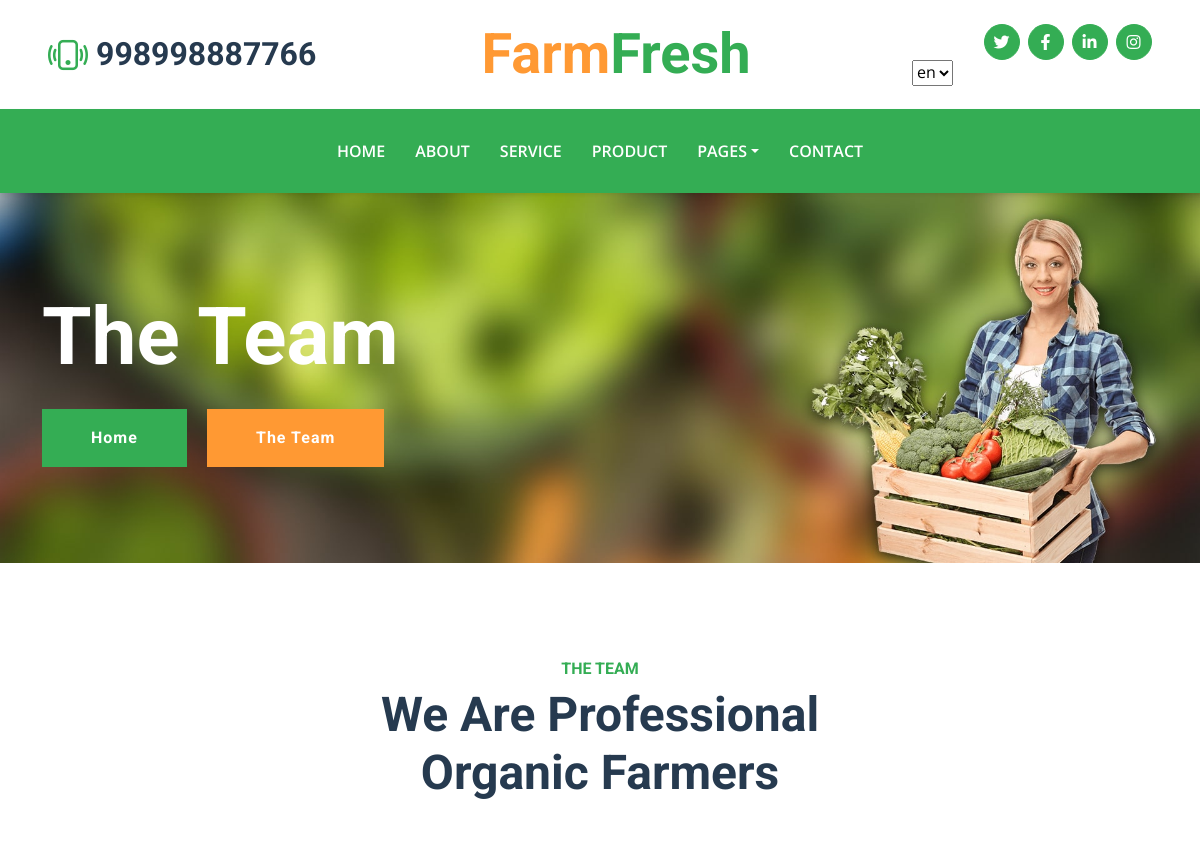
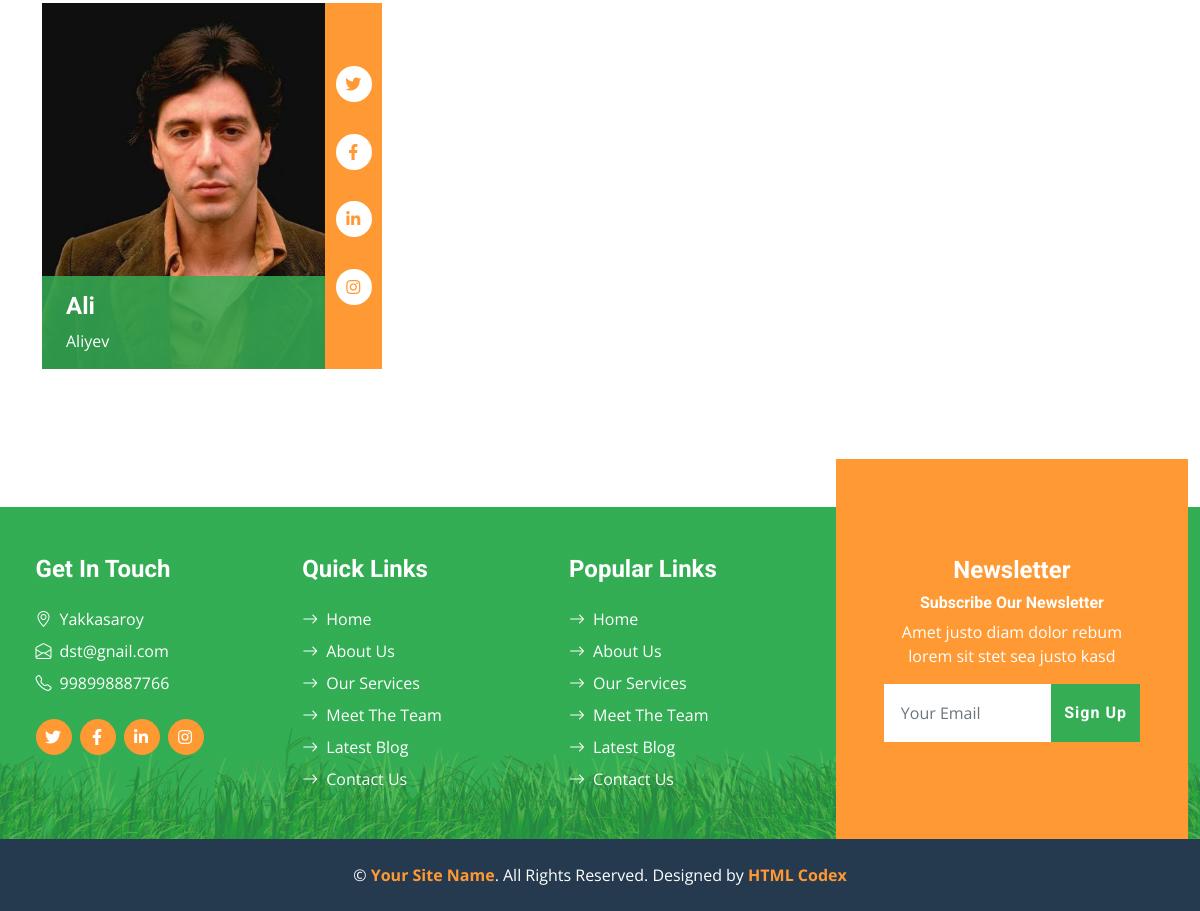
Before: /team/ with the older database file (2 pictures, top to bottom).
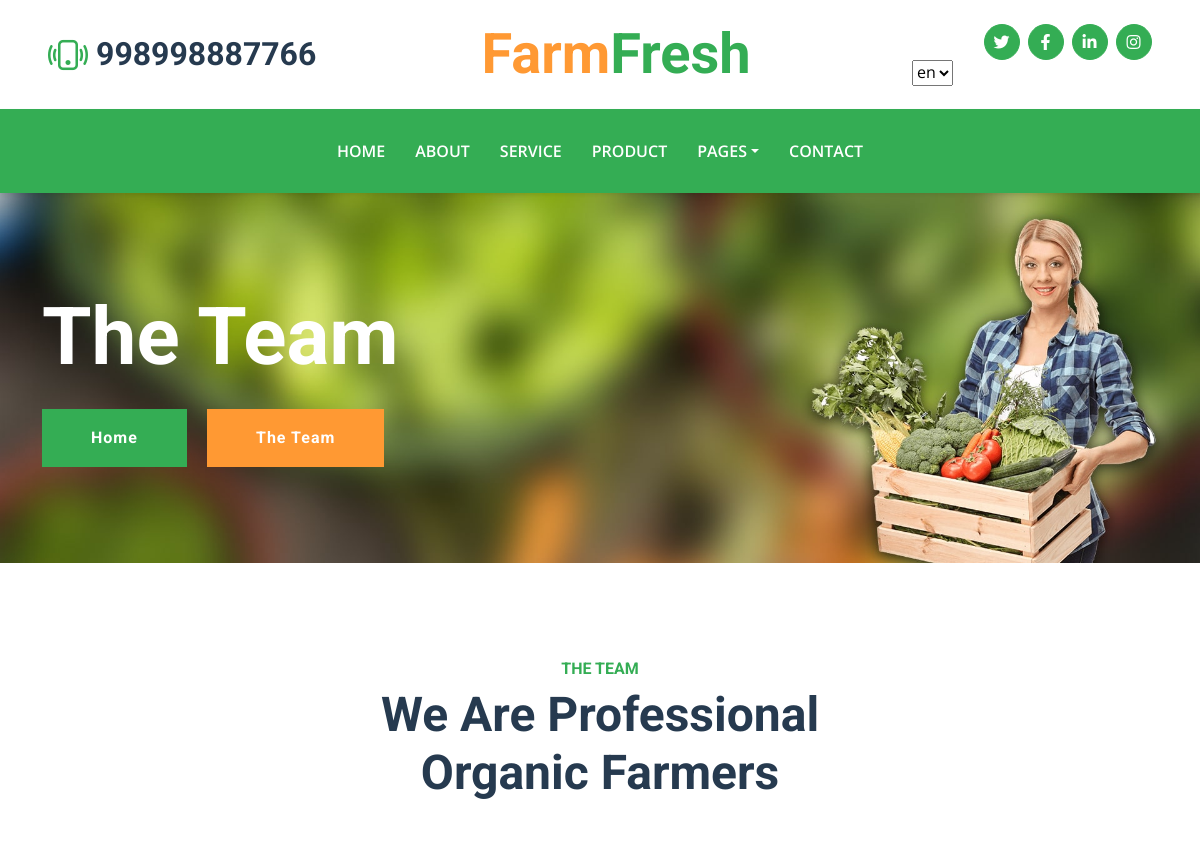
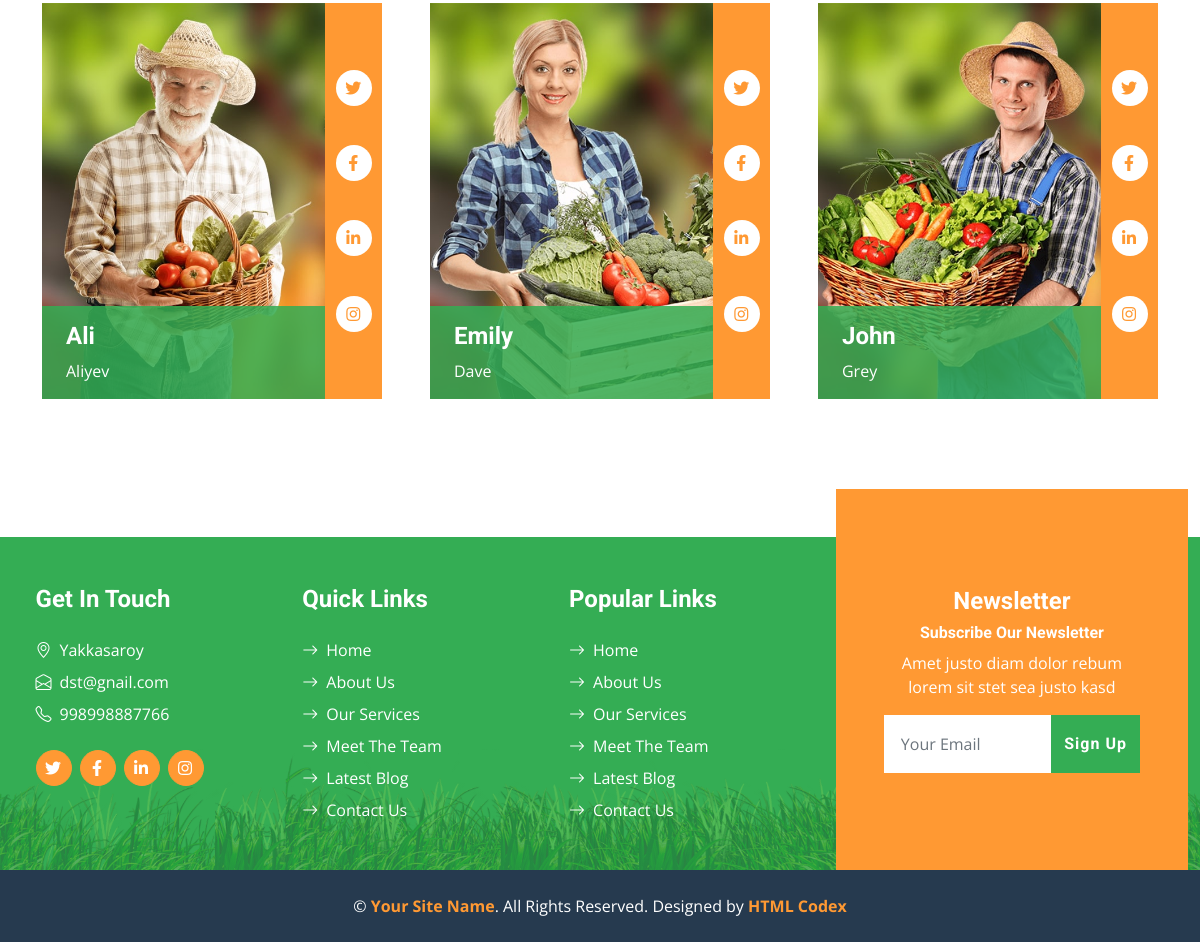
After: the same page with the newer database file (2 pictures, top to bottom).
### farmfresh/models.py (models this page shows, shortened)
class AboutUs(models.Model):
    adress = models.CharField(max_length=255)
    email = models.EmailField()
    phone_number = models.CharField(max_length=255)
    city = models.ForeignKey(City, on_delete=models.CASCADE)
    twitter_url = models.CharField(max_length=200, null=True, blank=True)
    facebook_url = models.CharField(max_length=200, null=True, blank=True)
    linkedin_url = models.CharField(max_length=200, null=True, blank=True)
    instagram_url = models.CharField(max_length=200, null=True, blank=True)

class Farmer(models.Model):
    first_name = models.CharField(max_length=50)
    last_name = models.CharField(max_length=50)
    designation = models.CharField(max_length=50)
    email = models.CharField(max_length=50)
    contact_number = models.CharField(max_length=50)
    city = models.ForeignKey(City, on_delete=models.CASCADE)
    adress = models.CharField(max_length=100)
    image = models.ImageField(upload_to = 'mobile_images', null=None)
    twitter_url = models.CharField(max_length=200, null=True, blank=True)
    facebook_url = models.CharField(max_length=200, null=True, blank=True)
    linkedin_url = models.CharField(max_length=200, null=True, blank=True)
    instagram_url = models.CharField(max_length=200, null=True, blank=True)

### farmfresh/views.py (the view, shortened to what this page needs)
# urls.py: path('team/', team, name = 'team'),
def team(request):
    farmersdisplay = Farmer.objects.all()
    aboutdisplay = AboutUs.objects.all()
    context = {"Farmer":farmersdisplay, 'AboutUs': aboutdisplay}
    return render(request, 'all/team.html', context)

### templates/all/team.html
{% extends 'base.html' %}
{% load static %}
{% block content %}
{% load i18n %}
    <div class="container-fluid bg-primary py-5 bg-hero mb-5">
        <div class="container py-5">
            <div class="row justify-content-start">
                <div class="col-lg-8 text-center text-lg-start">
                    <h1 class="display-1 text-white mb-md-4">{% trans "The Team" %}</h1>
                    <a href="" class="btn btn-primary py-md-3 px-md-5 me-3">{% trans "Home" %}</a>
                    <a href="" class="btn btn-secondary py-md-3 px-md-5">{% trans "The Team" %}</a>
                </div>
            </div>
        </div>
    </div>
    <div class="container-fluid py-5">
        <div class="container">
            <div class="mx-auto text-center mb-5" style="max-width: 500px;">
                <h6 class="text-primary text-uppercase">{% trans "The Team" %}</h6>
                <h1 class="display-5">{% trans "We Are Professional Organic Farmers" %}</h1>
            </div>
            <div class="row g-5">
                {% for farmer in Farmer%}
                <div class="col-lg-4 col-md-6">
                    <div class="row g-0">
                        <div class="col-10">
                            <div class="position-relative">
                                <img class="img-fluid w-100" src="{{farmer.image.url}}" alt="">
                                <div class="position-absolute start-0 bottom-0 w-100 py-3 px-4"
                                    style="background: rgba(52, 173, 84, .85);">
                                    <h4 class="text-white">{{farmer.first_name}}</h4>
                                    <span class="text-white">{{farmer.last_name}}</span>
                                </div>
                            </div>
                        </div>
                        <div class="col-2">
                            <div class="h-100 d-flex flex-column align-items-center justify-content-around bg-secondary py-5">
                                <a class="btn btn-square rounded-circle bg-white" href="{{farmer.twitter_url}}"><i class="fab fa-twitter text-secondary"></i></a>
                                <a class="btn btn-square rounded-circle bg-white" href="{{farmer.facebook_url}}"><i class="fab fa-facebook-f text-secondary"></i></a>
                                <a class="btn btn-square rounded-circle bg-white" href="{{farmer.linkedin_url}}"><i class="fab fa-linkedin-in text-secondary"></i></a>
                                <a class="btn btn-square rounded-circle bg-white" href="{{farmer.instagram_url}}"><i class="fab fa-instagram text-secondary"></i></a>
                            </div>
                        </div>
                    </div>
                </div>
                {%endfor%}
            </div>
        </div>
    </div>
    {% endblock content %}

### templates/base.html (shortened to what the changed rows need)
{% load static %}
{% load i18n %}
<!DOCTYPE html>
<html lang="en">
<head>
    <link href="https://cdnjs.cloudflare.com/ajax/libs/font-awesome/5.15.0/css/all.min.css" rel="stylesheet">
    <link href="https://cdn.jsdelivr.net/npm/bootstrap-icons@1.4.1/font/bootstrap-icons.css" rel="stylesheet">
    <link href="{% static 'css/assets/owl.carousel.min.css' %}" rel="stylesheet">
    <link href="{% static 'css/bootstrap.min.css' %}" rel="stylesheet">
    <link href="{% static 'css/style.css' %}" rel="stylesheet">
</head>
<body>
    <div class="container-fluid px-5 d-none d-lg-block">
        <div class="row gx-5 py-3 align-items-center">
            <div class="col-lg-3">
                <div class="d-flex align-items-center justify-content-start">
                    <i class="bi bi-phone-vibrate fs-1 text-primary me-2"></i>
                    {% for item in AboutUs %}
                    {% if item.id == 1%}
                    <h2 class="mb-0">{{item.phone_number}}</h2>
                    {%endif%}
                    {%endfor%}
                </div>
            </div>
            <div class="col-lg-6">
                <div class="d-flex align-items-center justify-content-center">
                    <a href="{% url 'index' %}" class="navbar-brand ms-lg-5">
                        <h1 class="m-0 display-4 text-primary"><span class="text-secondary">{% trans "Farm" %}</span>{% trans "Fresh"%}</h1>
                    </a>
                </div>
            </div>
            <div class="col-lg-3">
                {% for item in AboutUs %}
                {% if item.id == 1 %}
                <div class="d-flex align-items-center justify-content-end">
                    <a class="btn btn-primary btn-square rounded-circle me-2" href="{{item.twitter_url}}"><i class="fab fa-twitter"></i></a>
                    <a class="btn btn-primary btn-square rounded-circle me-2" href="{{item.facebook_url}}"><i class="fab fa-facebook-f"></i></a>
                    <a class="btn btn-primary btn-square rounded-circle me-2" href="{{item.linkedin_url}}"><i class="fab fa-linkedin-in"></i></a>
                    <a class="btn btn-primary btn-square rounded-circle" href="{{item.instagram_url}}"><i class="fab fa-instagram"></i></a>
                </div>
                {%endif%}
                {%endfor%}
                            {% get_current_language as LANGUAGE_CODE %}
                            {% get_available_languages as LANGUAGES %}
                            {% get_language_info_list for LANGUAGES as languages %}
            </div>
        </div>
    </div>
    {% block content %}{% endblock content %}
    <div class="container-fluid bg-footer bg-primary text-white mt-5">
        <div class="footer">
            <div class="row gx-5">
                <div class="col-lg-8 col-md-6">
                    <div class="row gx-5">
                        <div class="col-lg-4 col-md-12 pt-5 mb-5">
                            {% for item in AboutUs %}
                            {% if item.id == 1 %}
                            <h4 class="text-white mb-4">{% trans "Get In Touch" %}</h4>
                            <div class="d-flex mb-2">
                                <i class="bi bi-geo-alt text-white me-2"></i>
                                <p class="text-white mb-0">{{item.adress}}</p>
                            </div>
                            <div class="d-flex mb-2">
                                <i class="bi bi-envelope-open text-white me-2"></i>
                                <p class="text-white mb-0">{{item.email}}</p>
                            </div>
                            <div class="d-flex mb-2">
                                <i class="bi bi-telephone text-white me-2"></i>
                                <p class="text-white mb-0">{{item.phone_number}}</p>
                            </div>
                            <div class="d-flex mt-4">
                                <a class="btn btn-secondary btn-square rounded-circle me-2"
                                    href="{{item.twitter_url}}"><i class="fab fa-twitter"></i></a>
                                <a class="btn btn-secondary btn-square rounded-circle me-2"
                                    href="{{item.facebook_url}}"><i class="fab fa-facebook-f"></i></a>
                                <a class="btn btn-secondary btn-square rounded-circle me-2"
                                    href="{{item.linkedin_url}}"><i class="fab fa-linkedin-in"></i></a>
                                <a class="btn btn-secondary btn-square rounded-circle" href="{{item.instagram_url}}"><i
                                    class="fab fa-instagram"></i></a>
                            </div>
                            {%endif%}
                            {%endfor%}
                        </div>
                    </div>
                </div>
            </div>
        </div>
    </div>
</body>
</html>

Changed rows visible on the page:
changed Farmer "Ali": image: a different picture
added Farmer: image (picture), first_name "Emily", last_name "Dave"
added Farmer: image (picture), first_name "John", last_name "Grey"
